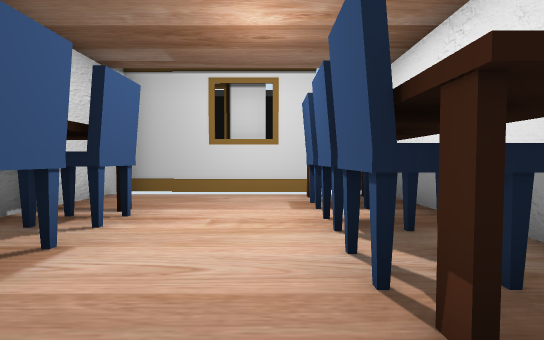
view 1 (above)

24 first-person views from a walk through a 3-D level made in the Unity game engine. The camera is 1.4 m above the floor, tilts 2° down and sees 90° across. The floor is counted in squares, 2 m on a side. Each view is taken from the middle of a square. On the plan, view 1 faces up. The plan holds only what a view shows up to about 9 squares ahead; the rest is blank. The place goes on beyond the plan. Some surface patterns are stand-ins.

view 2
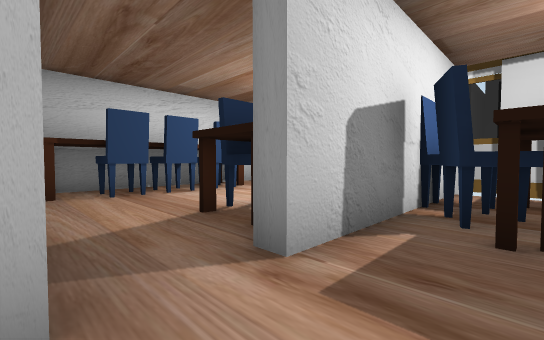

view 3
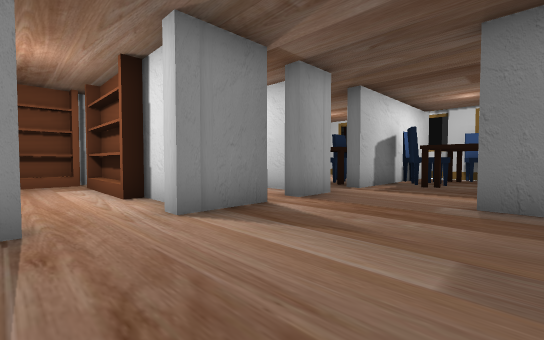

view 4
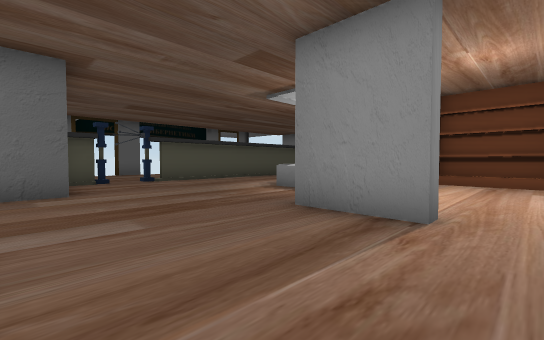

view 5
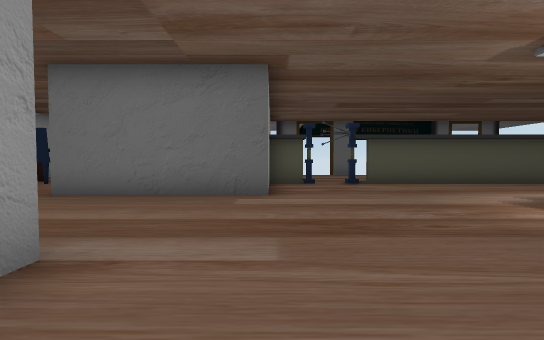

view 6
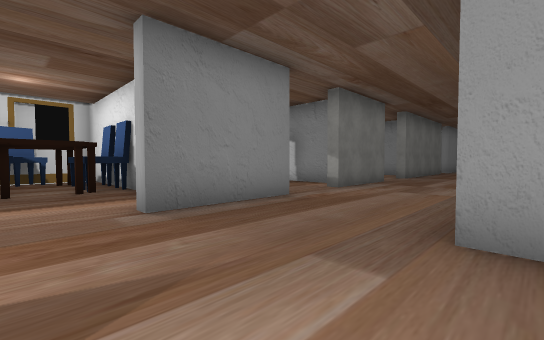

view 7
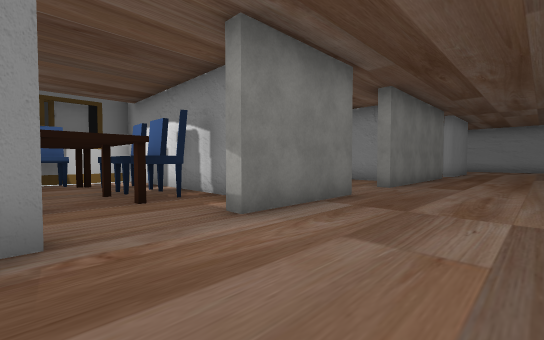

view 8
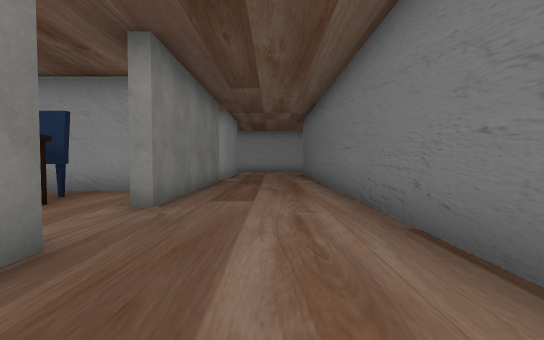

view 9
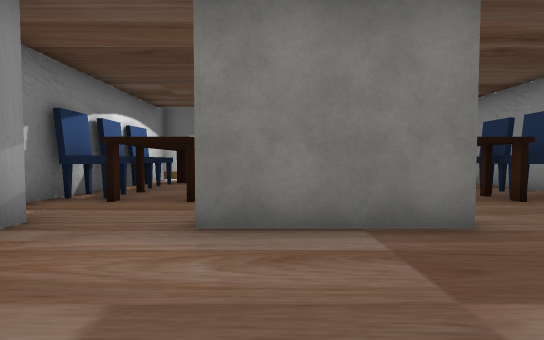

view 10
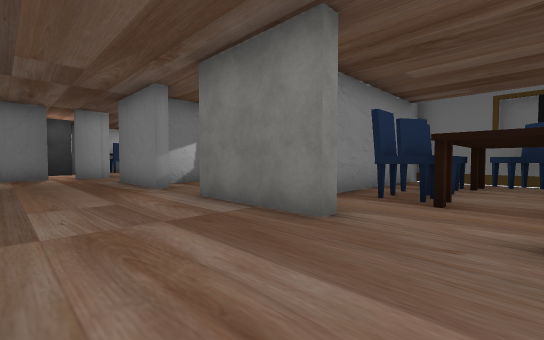

view 11
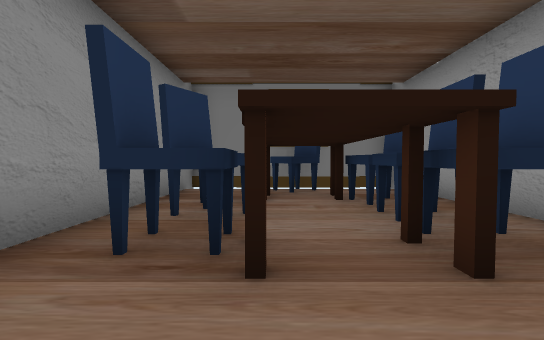

view 12
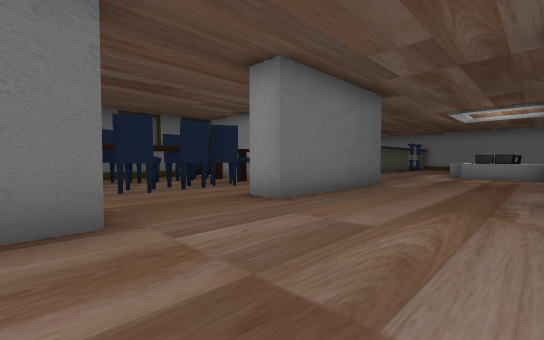

view 13
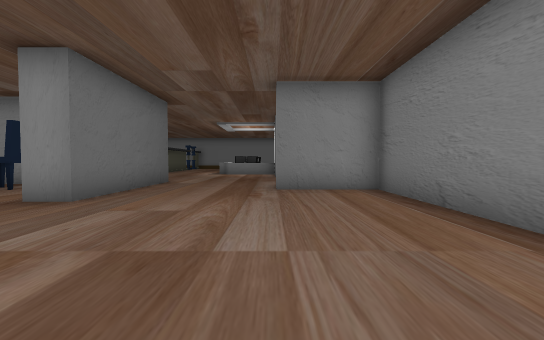

view 14
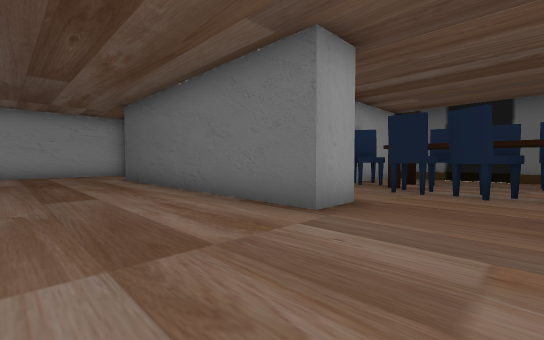

view 15
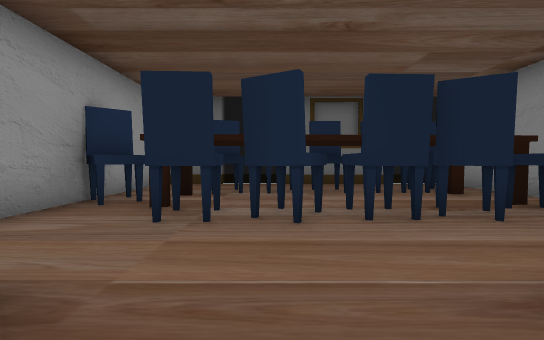

view 16
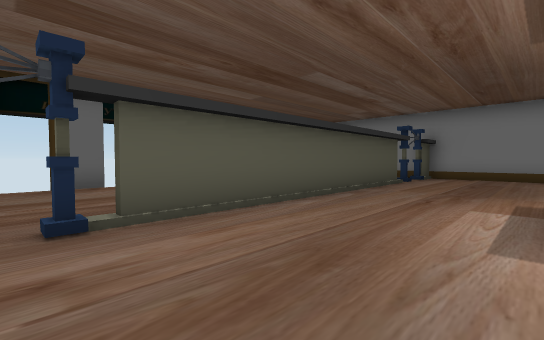

view 17
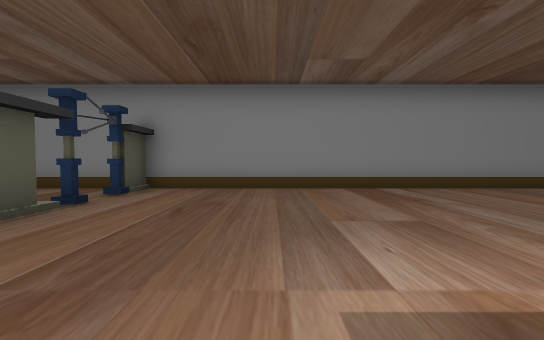

view 18
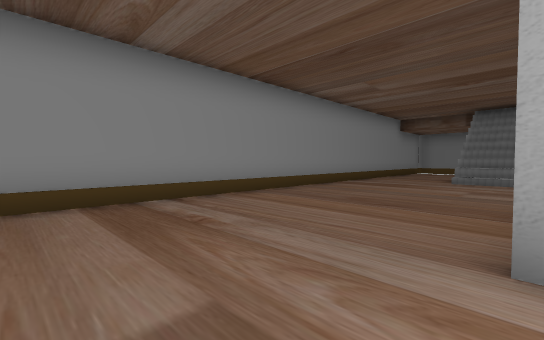

view 19
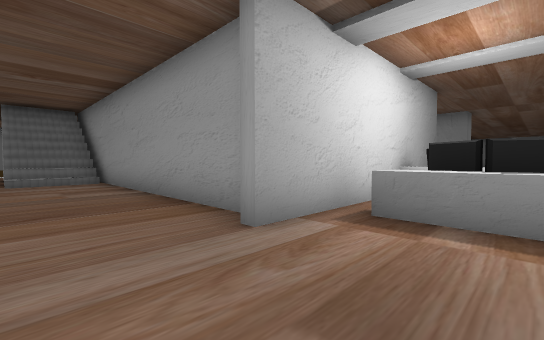

view 20
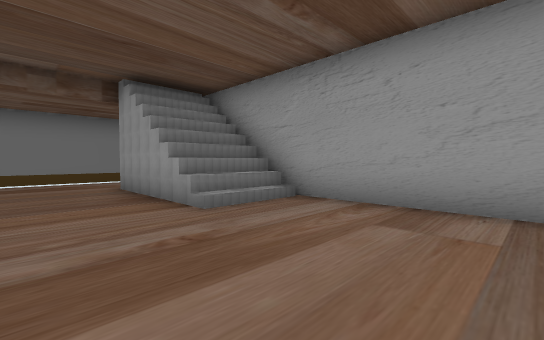

view 21
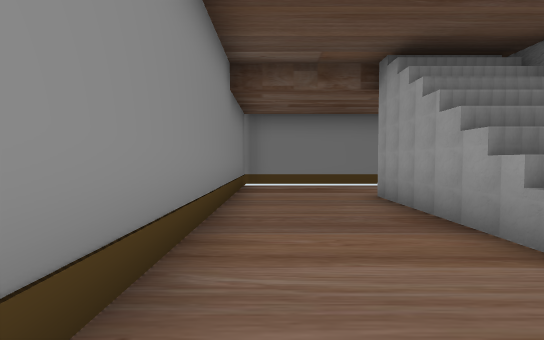

view 22
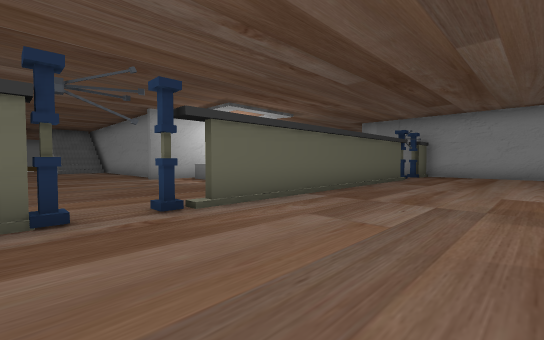

view 23
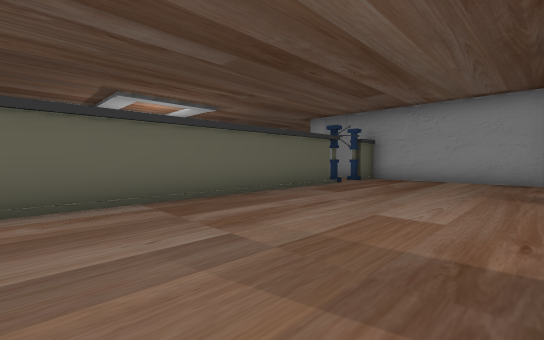

view 24
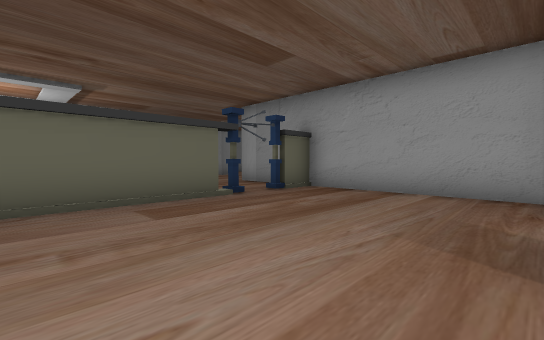

### Floor plan
Key: @ floor where view 1 was taken; # wall or solid block; x gap in a wall; . floor; ^ raised ledge; O other object.
Columns run from 9 left of view 1 to 20 right of it. Each row starts with its distance up from view 1.
  6 ################ ##########
  5 #.... #...###OO###O#.#.O#..
  4 #...  ##..O.OOOO#O.O.#OO.O.#
  3 #..#  #O..O.OOO##O...#O....#
  2 #..#  #O..O.#OOO#O.O.#O..O.#
  1 #..####O..###...#O.O.#O#xO.#
  0 #..^^##..@......#....#.....#
 -1 #.....##  ###..###..###..#####
 -2 #.....#    ##.................
 -3 #.....#    ##.................
 -4 #.....# O  ##.................
 -5 #.....O.........##############
 -6 #.....O.....#...#.....
 -7 #.....O..   #...#......
 -8 #....########.................
 -9 #......OO ....................
-10 #......O ^....................
-11 #.............................
-12 #.............#####...########
-13 #O............#  ...... #
-14 #O.O#######xOOO  .OOOO..#
-15 #O............# OOOOOO#.#
-16 #.............##   .. OO
-17 #.............##OOOOOO##
-18  .............##OOOOOO.#
-19     ..........##########

Positions as (right, up) in squares from view 1, and headings:
1: (0, 0), facing up
2: (4, -1), facing up-left
3: (6, -6), facing up-left
4: (6, -5), facing down-left
5: (5, -6), facing down
6: (4, -5), facing up-right
7: (8, -4), facing up-right
8: (11, -3), facing right
9: (11, -4), facing up
10: (15, -4), facing up-left
11: (14, -1), facing up
12: (13, -8), facing down-left
13: (14, -8), facing left
14: (10, -8), facing down-right
15: (11, -11), facing down
16: (3, -11), facing down-left
17: (-2, -11), facing left
18: (-4, -10), facing up-left
19: (-6, -10), facing up-right
20: (-8, -4), facing up-right
21: (-8, -2), facing up
22: (-8, -18), facing up-right
23: (-5, -19), facing up-right
24: (-1, -19), facing up-right
